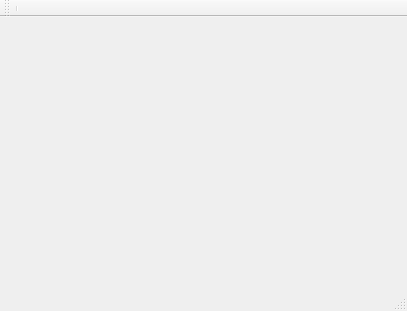
<?xml version="1.0" encoding="UTF-8"?>
<ui version="4.0">
 <class>MainWindow</class>
 <widget class="QMainWindow" name="MainWindow">
  <property name="geometry">
   <rect>
    <x>0</x>
    <y>0</y>
    <width>407</width>
    <height>311</height>
   </rect>
  </property>
  <property name="windowTitle">
   <string>MainWindow</string>
  </property>
  <widget class="QWidget" name="centralWidget">
   <widget class="QCustomPlot" name="widget" native="true">
    <property name="geometry">
     <rect>
      <x>9</x>
      <y>-1</y>
      <width>381</width>
      <height>231</height>
     </rect>
    </property>
   </widget>
  </widget>
  <widget class="QMenuBar" name="menuBar">
   <property name="geometry">
    <rect>
     <x>0</x>
     <y>0</y>
     <width>407</width>
     <height>22</height>
    </rect>
   </property>
  </widget>
  <widget class="QToolBar" name="mainToolBar">
   <attribute name="toolBarArea">
    <enum>TopToolBarArea</enum>
   </attribute>
   <attribute name="toolBarBreak">
    <bool>false</bool>
   </attribute>
   <addaction name="separator"/>
  </widget>
  <widget class="QStatusBar" name="statusBar"/>
 </widget>
 <layoutdefault spacing="6" margin="11"/>
 <customwidgets>
  <customwidget>
   <class>QCustomPlot</class>
   <extends>QWidget</extends>
   <header>qcustomplot.h</header>
   <container>1</container>
  </customwidget>
 </customwidgets>
 <resources/>
 <connections/>
</ui>
